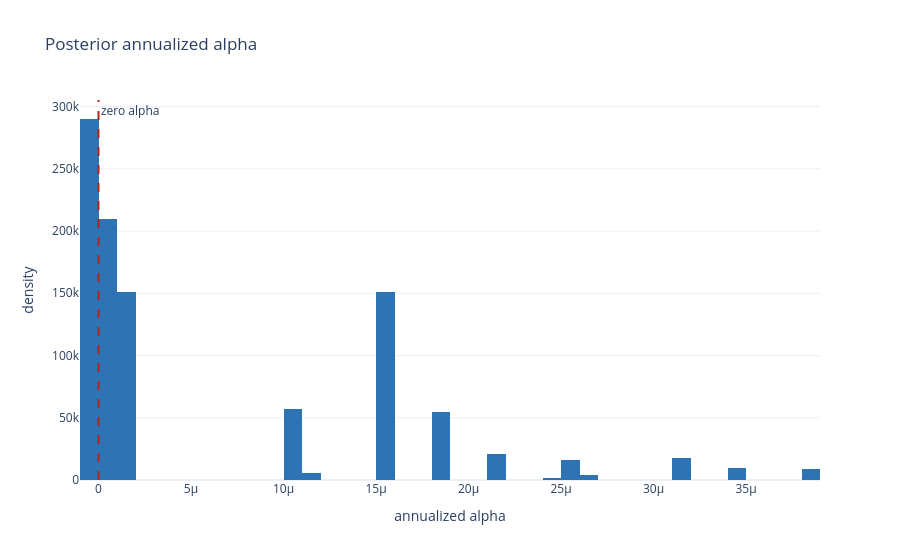

The notebook cell saved with this chart:
### Code cell
# (3) Bayesian alpha- model

idata = fit_bayesian_alpha(
    baseline.frame['net_return'],
    baseline.frame['asset_return'],
    prior = 'skeptical',
    draws= 500, tune=500, seed =42
)

evidence = posterior = posterior_summary(idata)
evidence

alpha_draws = idata.posterior['alpha'].values.reshape(-1) * TRADING_DAYS

# plot - 
fig = go.Figure(go.Histogram(x=alpha_draws, histnorm='probability density', nbinsx=45, marker_color='#2E74B5'))
fig.add_vline(x=0, line_dash='dash', line_color='#B42318', annotation_text='zero alpha')
fig.update_layout(title='Posterior annualized alpha', xaxis_title='annualized alpha', yaxis_title='density', template='plotly_white')
fig.show()
az.plot_trace(idata, var_names=['alpha', 'beta', 'sigma']);

### Figure 1 — Plotly figure (JSON) as saved in the notebook; plotly's stock layout.template omitted (floating-point values rounded to 4 significant figures; data arrays with more than 128 entries replaced by an {"elided": "..."} marker saying what was removed)
{"data": [{"histnorm": "probability density", "marker": {"color": "#2E74B5"}, "nbinsx": 45, "type": "histogram", "x": {"elided": "1000 float values"}}], "layout": {"annotations": [{"showarrow": false, "text": "zero alpha", "x": 0, "xanchor": "left", "xref": "x", "y": 1, "yanchor": "top", "yref": "y domain"}], "shapes": [{"line": {"color": "#B42318", "dash": "dash"}, "type": "line", "x0": 0, "x1": 0, "xref": "x", "y0": 0, "y1": 1, "yref": "y domain"}], "title": {"text": "Posterior annualized alpha"}, "xaxis": {"title": {"text": "annualized alpha"}}, "yaxis": {"title": {"text": "density"}}}}
